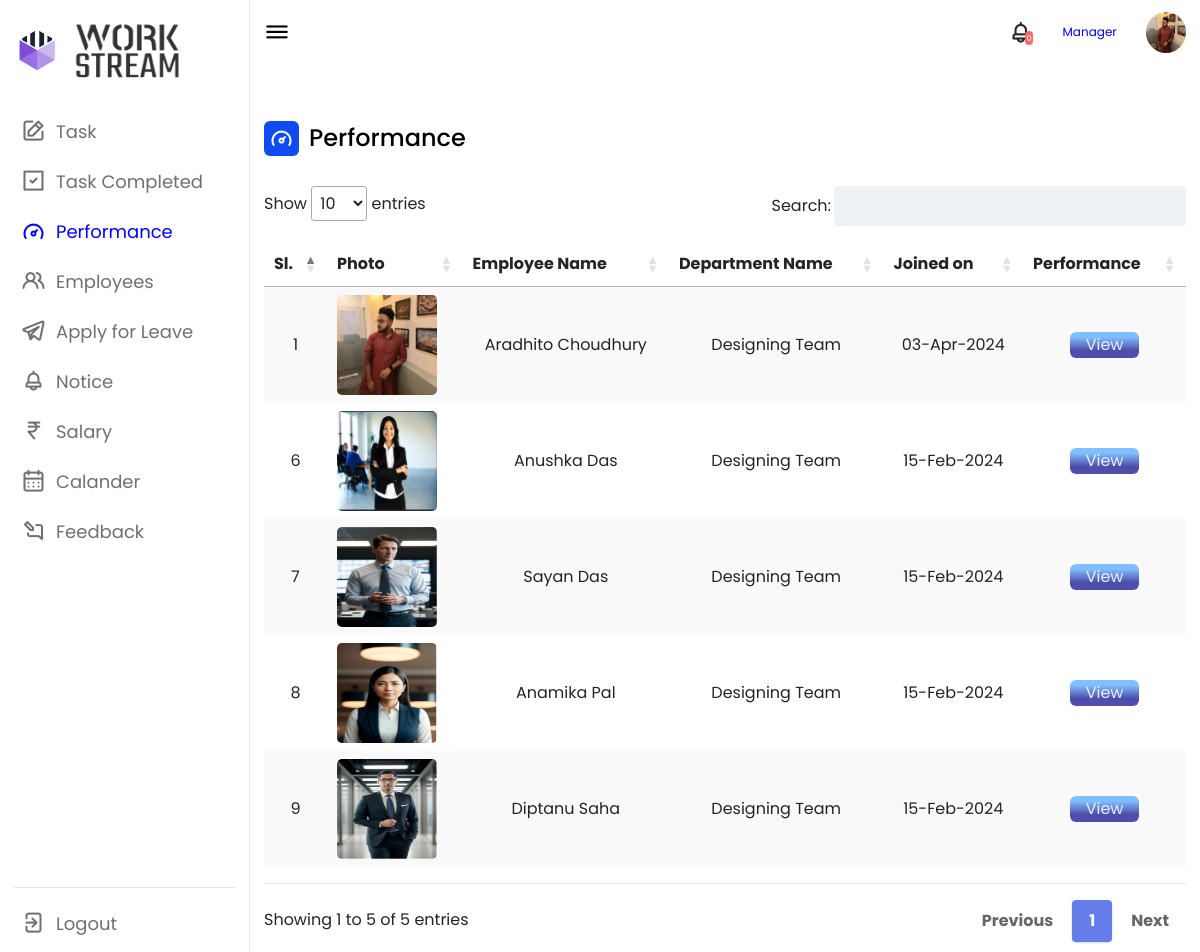
/manager/man_performance.php (signed in), run on the app's committed database.
### tables this page shows
CREATE TABLE `staff` (
  `id` int(26) NOT NULL,
  `empid` varchar(255) NOT NULL,
  `man` varchar(255) NOT NULL,
  `du` datetime DEFAULT NULL,
  `name` varchar(253) NOT NULL,
  `img` varchar(356) NOT NULL,
  `pass` varchar(256) NOT NULL,
  `verify_token` varchar(9000) NOT NULL,
  `deptm` varchar(235) NOT NULL,
  `phone` varchar(22) NOT NULL,
  `email` varchar(235) NOT NULL,
  `dt` datetime NOT NULL DEFAULT current_timestamp() ON UPDATE current_timestamp()
);

### manager/man_performance.php (the view, shortened to what this page needs)
<?php
include '../conn.php';
$email2 = $_SESSION["email2"];
$data = mysqli_query($conn, "SELECT * FROM staff WHERE email = '$email2';");
$img = $_SESSION['img'];
$deptm = $_SESSION['deptmy'];
$data30 = mysqli_query($conn, "SELECT * FROM notice WHERE deptm= '$deptm' AND seen='not_seen' AND man='Manager';");
while ($mx = mysqli_fetch_array($data)) {
    $rx = $mx['deptm'];
}
$data2 = mysqli_query($conn, "SELECT * FROM `staff` WHERE `deptm`='$rx';");
?>
<!DOCTYPE html>
<html lang="en">
<head>
    <link rel="stylesheet" href="style.css">
    <link rel="stylesheet" href="https://unicons.iconscout.com/release/v4.0.0/css/line.css">
    <link href="https://cdn.jsdelivr.net/npm/bootstrap@5.3.2/dist/css/bootstrap.min.css" rel="stylesheet">
    <link rel="stylesheet" href="style.css">
    <link rel="stylesheet" href="https://unicons.iconscout.com/release/v4.0.0/css/line.css">
    <link rel="stylesheet" href="https://unicons.iconscout.com/release/v4.0.0/css/line.css">
    <link href="https://cdn.jsdelivr.net/npm/bootstrap@5.3.2/dist/css/bootstrap.min.css" rel="stylesheet">
    <link href="https://unpkg.com/tailwindcss@2.2.19/dist/tailwind.min.css" rel=" stylesheet">
    <link href="https://cdn.datatables.net/1.10.19/css/jquery.dataTables.min.css" rel="stylesheet">
    <link href="https://cdn.datatables.net/responsive/2.2.3/css/responsive.dataTables.min.css" rel="stylesheet">
</head>
<body>
    <nav>
        <div class="logo-name">
        <div class="logo-image">
                <img src="logo1.png" alt="p8">
            </div>
            <div class="logo-image2">
                <img src="logo2.png" alt="" id="p9">
            </div>
        </div>
        <div class="menu-items">
            <ul class="nav-links">
                <li><a href="man_task.php">
                        <i class="uil uil-edit"></i>
                        <span class="link-name">Task</span>
                    </a></li>
                <li><a href="man_history.php">
                        <i class="uil uil-check-square"></i>
                        <span class="link-name">Task Completed</span>
                    </a></li>
                <li><a href="man_performance.php">
                        <i class="uil uil-tachometer-fast-alt" style="color: blue;"></i>
                        <span class="link-name" style="color: blue;">Performance</span>
                    </a></li>
                <li><a href="man_employees.php">
                        <i class="uil uil-users-alt"></i>
                        <span class="link-name">Employees</span>
                    </a></li>
                <li><a href="man_leave.php">
                        <i class="uil uil-telegram-alt"></i>
                        <span class="link-name">Apply for Leave</span>
                    </a></li>
                <li><a href="man_notice.php">
                        <i class="uil uil-bell"></i>
                        <span class="link-name">Notice</span>
                    </a></li>
                <li><a href="man_salary.php">
                        <i class="uil uil-rupee-sign"></i>
                        <span class="link-name">Salary</span>
                    </a></li>
                <li><a href="man_holiday.php">
                        <i class="uil uil-calendar-alt"></i>
                        <span class="link-name">Calander</span>
                    </a></li>
                <li><a href="man_feedback.php">
                        <i class="uil uil-comment-alt-edit"></i>
                        <span class="link-name">Feedback</span>
                    </a></li>
            </ul>
            <br><br><br>
            <ul class="logout-mode">
                <li><a href="out.php">
                        <i class="uil uil-signout"></i>
                        <span class="link-name">Logout</span>
                    </a></li>
        </div>
    </nav>
    <section class="dashboard">
        <div class="top">
            <i class="uil uil-bars sidebar-toggle"></i>
            <div class="search-box">
                <input type="text" style="border-color: #fff;" readonly>
            </div>
            <a href="man_seen.php" class="mk" id="fl"> <i style="font-size: 25px;" class="uil uil-bell"></i><span id="DF3"><?php echo mysqli_num_rows($data30); ?></span></a>
            <div class="nm">
                <h5 class="er">Manager</h5>
            </div>
            <a href="man_personal.php"> <img src="../<?php echo $img; ?>" height="45px" width="45px" alt=""></a>
        </div>
        <div class="dash-content">
            <div class="overview">
                <div class="title">
                    <i class="uil uil-tachometer-fast-alt"></i>
                    <span class="text">Performance</span>
                </div>
            </div>
        </div>
        <div class="mg_dept">
            <table id="example" class="stripe hover" style="width:100%; padding-top: 1em;  padding-bottom: 1em;">
                <thead>
                    <tr style="text-align: center;">
                        <th>Sl.</th>
                        <th>Photo</th>
                        <th>Employee Name</th>
                        <th>Department Name</th>
                        <th>Joined on</th>
                        <th>Performance</th>
                    </tr>
                </thead>
                <tbody>
                    <div class="">
                        <?php
                        if ($total2 = mysqli_num_rows($data2) > 0) {
                            while ($result2 = mysqli_fetch_array($data2)) {
                        ?>
                                <tr class="" style="text-align: center;">
                                    <td> <?php echo $result2['id']; ?> </td>
                                    <td> <img src="../<?php echo $result2['img'] ?>" alt="" style="border-radius: 5px; height: 100px; width: 100px;"> </td>
                                    <td> <?php echo $result2['name']; ?> </td>
                                    <td> <?php echo $result2['deptm']; ?> </td>
                                    <td> <?php echo date('d-M-Y', strtotime($result2['dt'])); ?> </td>
                                    <td>
                                        <form action="man_per_emp.php" method="POST">
                                            <button class="vibrant-y" id="myButton" type="submit">View</button>
                                        </form>
                                    </td>
                                </tr>
                        <?php
                            }
                        } else {
                            echo "no FoUnD";
                        }
                        ?>
                    </div>
                </tbody>
            </table>
    </section>
</body>
</html>

### manager/style.css (style rules this page uses)
* { margin: 0; padding: 0; box-sizing: border-box; font-family: "Poppins", sans-serif; }
:root { --primary-color: #0e4bf1; --panel-color: #fff; --text-color: #000; --black-light-color: #707070; --border-color: #e6e5e5; --toggle-color: #ddd; --box1-color: #4da3ff; --box2-color: #ffe6ac; --box3-color: #e7d1fc; --title-icon-color: #fff; }
body { min-height: 100vh; background-color: var(--primary-color); }
nav { position: fixed; top: 0; left: 0; height: 100%; width: 250px; padding: 10px 14px; background-color: var(--panel-color); border-right: 1px solid var(--border-color); transition: var(--tran-05); }
nav .logo-name { display: flex; align-items: center; }
nav .logo-image { display: flex; justify-content: center; min-width: 45px; }
nav .logo-image img { width: 40px; object-fit: cover; border-radius: 50%; }
nav .menu-items { margin-top: 40px; height: calc(100% - 90px); display: flex; flex-direction: column; justify-content: space-between; }
.menu-items li { list-style: none; }
.menu-items li a { display: flex; align-items: center; height: 50px; text-decoration: none; position: relative; }
.menu-items li a i { font-size: 24px; min-width: 45px; height: 100%; display: flex; align-items: center; justify-content: center; color: var(--black-light-color); }
.menu-items li a .link-name { font-size: 18px; font-weight: 400; color: var(--black-light-color); transition: var(--tran-05); }
.menu-items .logout-mode { padding-top: 10px; border-top: 1px solid var(--border-color); }
.dashboard { position: relative; left: 250px; background-color: var(--panel-color); min-height: 100vh; width: calc(100% - 250px); padding: 10px 14px; transition: var(--tran-05); }
.dashboard .top { position: fixed; top: 0; left: 250px; display: flex; width: calc(100% - 250px); justify-content: space-between; align-items: center; padding: 10px 14px; background-color: var(--panel-color); transition: var(--tran-05); z-index: 10; }
.dashboard .top .sidebar-toggle { font-size: 26px; color: var(--text-color); cursor: pointer; }
.dashboard .top .search-box { position: relative; height: 45px; max-width: 600px; width: 100%; margin: 0 30px; }
.top .search-box input { position: absolute; border: 1px solid var(--border-color); background-color: var(--panel-color); padding: 0 25px 0 50px; border-radius: 5px; height: 100%; width: 100%; color: var(--text-color); font-size: 15px; font-weight: 400; outline: none; }
.top img { width: 40px; border-radius: 50%; }
.dashboard .dash-content { padding-top: 50px; }
.dash-content .title { display: flex; align-items: center; margin: 60px 0 30px 0; }
.dash-content .title i { position: relative; height: 35px; width: 35px; background-color: var(--primary-color); border-radius: 6px; color: var(--title-icon-color); display: flex; align-items: center; justify-content: center; font-size: 24px; }
.dash-content .title .text { font-size: 24px; font-weight: 500; color: var(--text-color); margin-left: 10px; }

### manager/man_performance.php (style rules this page uses)
table.dataTable.no-footer { border-bottom: 1px solid #e2e8f0; margin-top: 0.75em; margin-bottom: 0.75em; }
nav .menu-items { margin-top: 14px; height: calc(100% - 90px); display: flex; flex-direction: column; justify-content: space-between; }
#p9 { height: 121px; width: 109px; border-radius: 0px; margin-top: -40px; margin-bottom: -40px; margin-left: 15px; }
nav .logo-image img { width: 40px; object-fit: cover; border-radius: 50%; }
.menu-items li a { margin-left: 30px; display: flex; align-items: center; height: 50px; text-decoration: none; position: relative; }
li { margin-left: -33px; }
.er { font-size: 12px; color: blue; }
#DF3 { height: 10px; width: 10px; background-color: #ff6666; font-size: 8px; color: white; text-decoration: none; padding: 1.5px; border-radius: 60px; margin-left: -8px; text-underline-offset: none; }
.mk { text-decoration: none; }
.vibrant-y { background: -webkit-linear-gradient(top, #80bfff 20%, rgb(78 78 172) 70%); color: #e4f1ff; border: none; border-radius: 6px; width: 69px; cursor: pointer; padding: 1%; margin: 1%; }

### data on the page
staff: id "1", img (picture), name "Aradhito Choudhury", deptm "Designing Team", dt "03-Apr-2024"
staff: id "6", img (picture), name "Anushka Das", deptm "Designing Team", dt "15-Feb-2024"
staff: id "7", img (picture), name "Sayan Das", deptm "Designing Team", dt "15-Feb-2024"
staff: id "8", img (picture), name "Anamika Pal", deptm "Designing Team", dt "15-Feb-2024"
staff: id "9", img (picture), name "Diptanu Saha", deptm "Designing Team", dt "15-Feb-2024"

### other printed values
mysqli_num_rows($data30) "0"
